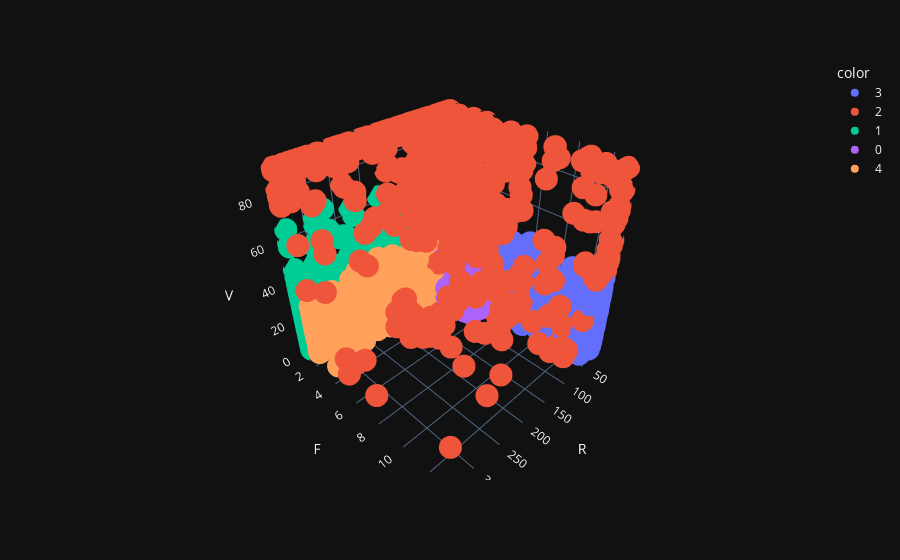

Notebook code for this chart:
### Code cell
# Criando um gráfico 3D de dispersão usando Plotly Express para visualizar os clusters obtidos pelo modelo de Mistura Gaussiana
px.scatter_3d(df_rfv_clip, x='R', y='F', z='V', color=mclust_labels.astype(str), template='plotly_dark')

### Figure 1 — Plotly figure (JSON) as saved in the notebook; plotly's stock layout.template omitted (floating-point values rounded to 4 significant figures; data arrays with more than 128 entries replaced by an {"elided": "..."} marker saying what was removed)
{"data": [{"hovertemplate": "color=3<br>R=%{x}<br>F=%{y}<br>V=%{z}<extra></extra>", "legendgroup": "3", "marker": {"color": "#636efa", "symbol": "circle"}, "mode": "markers", "name": "3", "scene": "scene", "showlegend": true, "type": "scatter3d", "x": {"elided": "731 int values"}, "y": {"elided": "731 int values"}, "z": {"elided": "731 float values"}}, {"hovertemplate": "color=2<br>R=%{x}<br>F=%{y}<br>V=%{z}<extra></extra>", "legendgroup": "2", "marker": {"color": "#EF553B", "symbol": "circle"}, "mode": "markers", "name": "2", "scene": "scene", "showlegend": true, "type": "scatter3d", "x": {"elided": "530 int values"}, "y": {"elided": "530 int values"}, "z": {"elided": "530 float values"}}, {"hovertemplate": "color=1<br>R=%{x}<br>F=%{y}<br>V=%{z}<extra></extra>", "legendgroup": "1", "marker": {"color": "#00cc96", "symbol": "circle"}, "mode": "markers", "name": "1", "scene": "scene", "showlegend": true, "type": "scatter3d", "x": {"elided": "1373 int values"}, "y": {"elided": "1373 int values"}, "z": {"elided": "1373 float values"}}, {"hovertemplate": "color=0<br>R=%{x}<br>F=%{y}<br>V=%{z}<extra></extra>", "legendgroup": "0", "marker": {"color": "#ab63fa", "symbol": "circle"}, "mode": "markers", "name": "0", "scene": "scene", "showlegend": true, "type": "scatter3d", "x": {"elided": "1160 int values"}, "y": {"elided": "1160 int values"}, "z": {"elided": "1160 float values"}}, {"hovertemplate": "color=4<br>R=%{x}<br>F=%{y}<br>V=%{z}<extra></extra>", "legendgroup": "4", "marker": {"color": "#FFA15A", "symbol": "circle"}, "mode": "markers", "name": "4", "scene": "scene", "showlegend": true, "type": "scatter3d", "x": {"elided": "542 int values"}, "y": {"elided": "542 int values"}, "z": {"elided": "542 float values"}}], "layout": {"legend": {"title": {"text": "color"}, "tracegroupgap": 0}, "margin": {"t": 60}, "scene": {"domain": {"x": [0, 1], "y": [0, 1]}, "xaxis": {"title": {"text": "R"}}, "yaxis": {"title": {"text": "F"}}, "zaxis": {"title": {"text": "V"}}}}}
